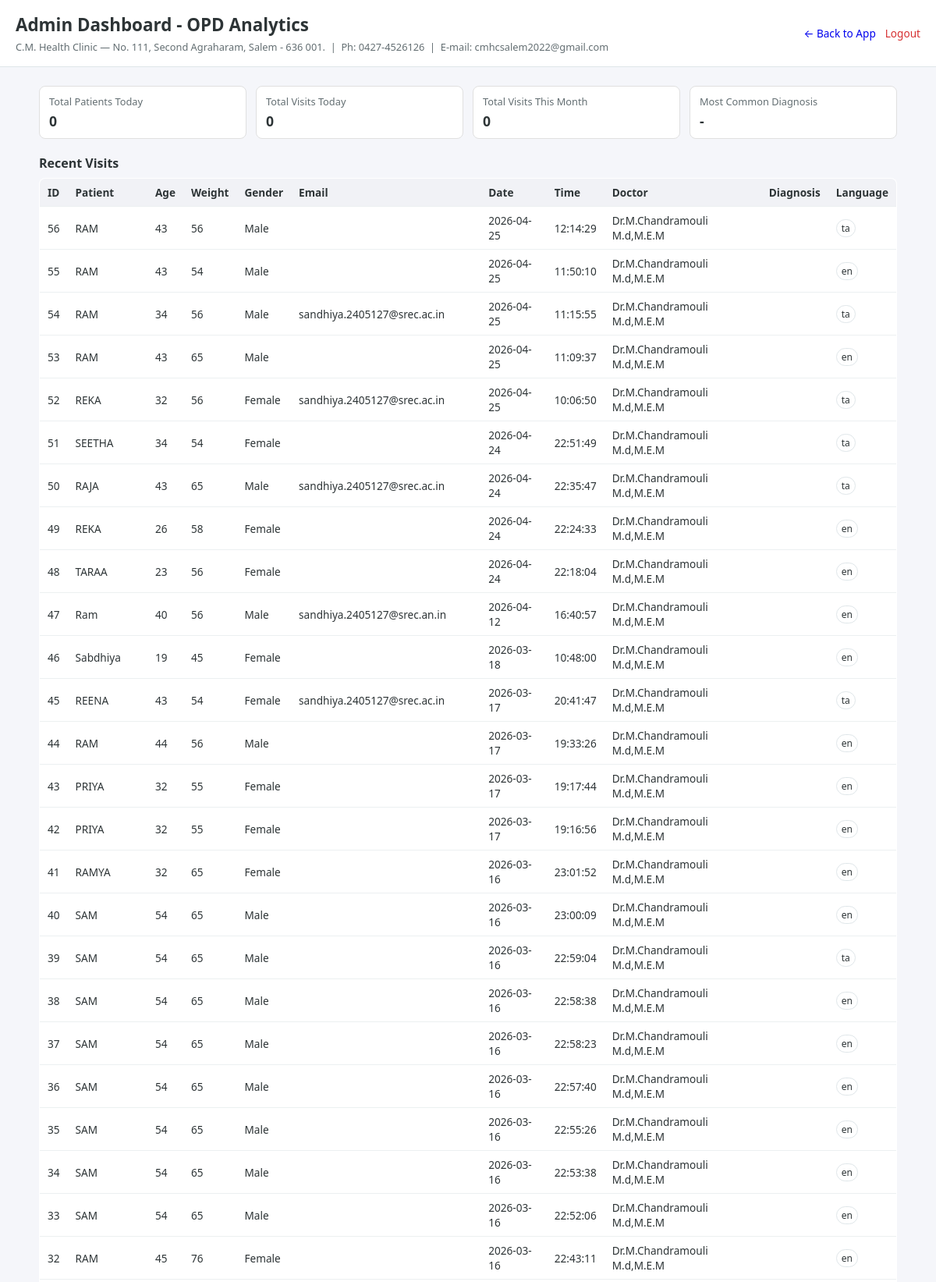
Page /admin (signed in, upper part) on the committed database.
### tables this page shows
CREATE TABLE clinic_info (
            id INTEGER PRIMARY KEY,
            name TEXT,
            address TEXT,
            phone TEXT,
            email TEXT
        );

CREATE TABLE visits (
            id INTEGER PRIMARY KEY AUTOINCREMENT,
            patient_name TEXT,
            age INTEGER,
            gender TEXT,
            contact_email TEXT,
            visit_date TEXT,
            visit_time TEXT,
            doctor_name TEXT,
            department TEXT,
            symptoms TEXT,
            diagnosis TEXT,
            medicines TEXT,
            advice TEXT,
            full_prescription TEXT,
            pdf_path TEXT,
            language_translated TEXT,
            created_at TIMESTAMP DEFAULT CURRENT_TIMESTAMP
        , weight TEXT);

### app.py (the view)
@app.route("/admin")
def admin_dashboard():
    if not session.get("admin_logged_in"):
        return redirect(url_for("admin_login"))
    stats = get_stats()
    visits = get_recent_visits()
    clinic = get_clinic_info()
    medical_terms = get_medical_terms()
    return render_template(
        "admin.html",
        stats=stats,
        visits=visits,
        clinic=clinic,
        medical_terms=medical_terms,
    )

### database.py (called while the page is built, shortened)
def get_connection():
    return sqlite3.connect(DB_PATH)

def get_recent_visits(limit: int = 50):
    conn = get_connection()
    cursor = conn.cursor()
    cursor.execute(
        """
        SELECT
            id,
            patient_name,
            age,
            weight,
            gender,
            contact_email,
            visit_date,
            visit_time,
            doctor_name,
            diagnosis,
            medicines,
            language_translated
        FROM visits
        ORDER BY created_at DESC
        LIMIT ?
        """,
        (limit,),
    )
    rows = cursor.fetchall()
    conn.close()
    columns = [
        "id",
        "patient_name",
        "age",
        "weight",
        "gender",
        "contact_email",
        "visit_date",
        "visit_time",
        "doctor_name",
        "diagnosis",
        "medicines",
        "language_translated",
    ]
    return [dict(zip(columns, r)) for r in rows]

def get_clinic_info():
    conn = get_connection()
    cursor = conn.cursor()
    cursor.execute(
        """
        SELECT name, address, phone, email
        FROM clinic_info
        WHERE id = 1
        """
    )
    row = cursor.fetchone()
    conn.close()
    return {
        "name": row[0],
        "address": row[1],
        "phone": row[2],
        "email": row[3],
    }

def get_medical_terms():
    conn = get_connection()
    cursor = conn.cursor()
    cursor.execute(
        """
        SELECT id, wrong_term, correct_term
        FROM medical_terms
        ORDER BY wrong_term COLLATE NOCASE ASC
        """
    )
    rows = cursor.fetchall()
    conn.close()
    return [
        {
            "id": r[0],
            "wrong_term": r[1],
            "correct_term": r[2],
        }
        for r in rows
    ]

### templates/admin.html (shortened to what this page needs)
<!DOCTYPE html>
<html lang="en">
<head>
</head>
<body>
    <div class="header">
        <div>
            <h1 style="margin:0 0 4px;">Admin Dashboard - OPD Analytics</h1>
            {% if clinic %}
            <div style="font-size:0.8rem;color:#636e72;">
                {{ clinic.name }} &mdash; {{ clinic.address }} &nbsp;|&nbsp;
                Ph: {{ clinic.phone }} &nbsp;|&nbsp;
                E-mail: {{ clinic.email }}
            </div>
            {% endif %}
        </div>
        <div style="display:flex;gap:12px;align-items:center;">
            <a href="/app" style="font-size:0.85rem;text-decoration:none;">&larr; Back to App</a>
            <a href="/admin-logout" style="font-size:0.85rem;text-decoration:none;color:#d63031;">Logout</a>
        </div>
    </div>
    <div class="container">
        <div class="cards">
            <div class="stat-card">
                <div class="stat-label">Total Patients Today</div>
                <div class="stat-value">{{ stats.total_patients_today }}</div>
            </div>
            <div class="stat-card">
                <div class="stat-label">Total Visits Today</div>
                <div class="stat-value">{{ stats.total_visits_today }}</div>
            </div>
            <div class="stat-card">
                <div class="stat-label">Total Visits This Month</div>
                <div class="stat-value">{{ stats.total_visits_this_month }}</div>
            </div>
            <div class="stat-card">
                <div class="stat-label">Most Common Diagnosis</div>
                <div class="stat-value">
                    {% if stats.most_common_diagnosis %}
                    {{ stats.most_common_diagnosis }}
                    {% else %}
                    -
                    {% endif %}
                </div>
            </div>
        </div>
        <h2 style="font-size:1rem;margin:0 0 8px;">Recent Visits</h2>
        <table>
            <thead>
                <tr>
                    <th>ID</th>
                    <th>Patient</th>
                    <th>Age</th>
                    <th>Weight</th>
                    <th>Gender</th>
                    <th>Email</th>
                    <th>Date</th>
                    <th>Time</th>
                    <th>Doctor</th>
                    <th>Diagnosis</th>
                    <th>Language</th>
                </tr>
            </thead>
            <tbody>
                {% for v in visits %}
                <tr>
                    <td>{{ v.id }}</td>
                    <td>{{ v.patient_name }}</td>
                    <td>{{ v.age }}</td>
                    <td>{{ v.weight }}</td>
                    <td>{{ v.gender }}</td>
                    <td>{{ v.contact_email }}</td>
                    <td>{{ v.visit_date }}</td>
                    <td>{{ v.visit_time }}</td>
                    <td>{{ v.doctor_name }}</td>
                    <td>{{ v.diagnosis }}</td>
                    <td>
                        {% if v.language_translated %}
                        <span class="badge">{{ v.language_translated }}</span>
                        {% endif %}
                    </td>
                </tr>
                {% endfor %}
            </tbody>
        </table>
    </div>
</body>
</html>

### templates/admin.html (style rules this page uses)
body { margin: 0; font-family: system-ui, -apple-system, BlinkMacSystemFont, "Segoe UI", sans-serif; background-color: #f5f6fa; color: #2d3436; }
.header { padding: 16px 20px; background-color: #ffffff; border-bottom: 1px solid #dfe6e9; display: flex; align-items: center; justify-content: space-between; }
.header h1 { margin: 0; font-size: 1.4rem; }
.container { max-width: 1100px; margin: 24px auto 40px; padding: 0 16px; }
.cards { display: grid; grid-template-columns: repeat(4, minmax(0, 1fr)); gap: 12px; margin-bottom: 20px; }
.stat-card { background-color: #ffffff; border-radius: 8px; border: 1px solid #e0e0e0; padding: 10px 12px; }
.stat-label { font-size: 0.8rem; color: #636e72; margin-bottom: 4px; }
.stat-value { font-size: 1.1rem; font-weight: 600; }
table { width: 100%; border-collapse: collapse; background-color: #ffffff; border-radius: 8px; overflow: hidden; border: 1px solid #e0e0e0; }
thead { background-color: #f1f2f6; }
th, td { padding: 8px 10px; font-size: 0.85rem; border-bottom: 1px solid #ecf0f1; text-align: left; }
th { font-weight: 600; }
.badge { padding: 2px 6px; border-radius: 999px; border: 1px solid #dfe6e9; font-size: 0.75rem; display: inline-block; }

### rows in the picture
clinic_info: name "C.M. Health Clinic", address "No. 111, Second Agraharam, Salem - 636 001.", phone "0427-4526126", email "cmhcsalem2022@gmail.com"
visits: id "56", patient_name "RAM", age "43", weight "56", gender "Male", visit_date "2026-04-25", visit_time "12:14:29", doctor_name "Dr.M.Chandramouli M.d,M.E.M", language_translated "ta"
visits: id "55", patient_name "RAM", age "43", weight "54", gender "Male", visit_date "2026-04-25", visit_time "11:50:10", doctor_name "Dr.M.Chandramouli M.d,M.E.M", language_translated "en"
visits: id "54", patient_name "RAM", age "34", weight "56", gender "Male", contact_email "sandhiya.2405127@srec.ac.in", visit_date "2026-04-25", visit_time "11:15:55", doctor_name "Dr.M.Chandramouli M.d,M.E.M", language_translated "ta"
visits: id "53", patient_name "RAM", age "43", weight "65", gender "Male", visit_date "2026-04-25", visit_time "11:09:37", doctor_name "Dr.M.Chandramouli M.d,M.E.M", language_translated "en"
visits: id "52", patient_name "REKA", age "32", weight "56", gender "Female", contact_email "sandhiya.2405127@srec.ac.in", visit_date "2026-04-25", visit_time "10:06:50", doctor_name "Dr.M.Chandramouli M.d,M.E.M", language_translated "ta"
visits: id "51", patient_name "SEETHA", age "34", weight "54", gender "Female", visit_date "2026-04-24", visit_time "22:51:49", doctor_name "Dr.M.Chandramouli M.d,M.E.M", language_translated "ta"
visits: id "50", patient_name "RAJA", age "43", weight "65", gender "Male", contact_email "sandhiya.2405127@srec.ac.in", visit_date "2026-04-24", visit_time "22:35:47", doctor_name "Dr.M.Chandramouli M.d,M.E.M", language_translated "ta"
visits: id "49", patient_name "REKA", age "26", weight "58", gender "Female", visit_date "2026-04-24", visit_time "22:24:33", doctor_name "Dr.M.Chandramouli M.d,M.E.M", language_translated "en"
visits: id "48", patient_name "TARAA", age "23", weight "56", gender "Female", visit_date "2026-04-24", visit_time "22:18:04", doctor_name "Dr.M.Chandramouli M.d,M.E.M", language_translated "en"
visits: id "47", patient_name "Ram", age "40", weight "56", gender "Male", contact_email "sandhiya.2405127@srec.an.in", visit_date "2026-04-12", visit_time "16:40:57", doctor_name "Dr.M.Chandramouli M.d,M.E.M", language_translated "en"
visits: id "46", patient_name "Sabdhiya", age "19", weight "45", gender "Female", visit_date "2026-03-18", visit_time "10:48:00", doctor_name "Dr.M.Chandramouli M.d,M.E.M", language_translated "en"
visits: id "45", patient_name "REENA", age "43", weight "54", gender "Female", contact_email "sandhiya.2405127@srec.ac.in", visit_date "2026-03-17", visit_time "20:41:47", doctor_name "Dr.M.Chandramouli M.d,M.E.M", language_translated "ta"
visits: id "44", patient_name "RAM", age "44", weight "56", gender "Male", visit_date "2026-03-17", visit_time "19:33:26", doctor_name "Dr.M.Chandramouli M.d,M.E.M", language_translated "en"
visits: id "43", patient_name "PRIYA", age "32", weight "55", gender "Female", visit_date "2026-03-17", visit_time "19:17:44", doctor_name "Dr.M.Chandramouli M.d,M.E.M", language_translated "en"
visits: id "42", patient_name "PRIYA", age "32", weight "55", gender "Female", visit_date "2026-03-17", visit_time "19:16:56", doctor_name "Dr.M.Chandramouli M.d,M.E.M", language_translated "en"
visits: id "41", patient_name "RAMYA", age "32", weight "65", gender "Female", visit_date "2026-03-16", visit_time "23:01:52", doctor_name "Dr.M.Chandramouli M.d,M.E.M", language_translated "en"
visits: id "40", patient_name "SAM", age "54", weight "65", gender "Male", visit_date "2026-03-16", visit_time "23:00:09", doctor_name "Dr.M.Chandramouli M.d,M.E.M", language_translated "en"
visits: id "39", patient_name "SAM", age "54", weight "65", gender "Male", visit_date "2026-03-16", visit_time "22:59:04", doctor_name "Dr.M.Chandramouli M.d,M.E.M", language_translated "ta"
visits: id "38", patient_name "SAM", age "54", weight "65", gender "Male", visit_date "2026-03-16", visit_time "22:58:38", doctor_name "Dr.M.Chandramouli M.d,M.E.M", language_translated "en"
visits: id "37", patient_name "SAM", age "54", weight "65", gender "Male", visit_date "2026-03-16", visit_time "22:58:23", doctor_name "Dr.M.Chandramouli M.d,M.E.M", language_translated "en"
visits: id "36", patient_name "SAM", age "54", weight "65", gender "Male", visit_date "2026-03-16", visit_time "22:57:40", doctor_name "Dr.M.Chandramouli M.d,M.E.M", language_translated "en"
visits: id "35", patient_name "SAM", age "54", weight "65", gender "Male", visit_date "2026-03-16", visit_time "22:55:26", doctor_name "Dr.M.Chandramouli M.d,M.E.M", language_translated "en"
visits: id "34", patient_name "SAM", age "54", weight "65", gender "Male", visit_date "2026-03-16", visit_time "22:53:38", doctor_name "Dr.M.Chandramouli M.d,M.E.M", language_translated "en"
visits: id "33", patient_name "SAM", age "54", weight "65", gender "Male", visit_date "2026-03-16", visit_time "22:52:06", doctor_name "Dr.M.Chandramouli M.d,M.E.M", language_translated "en"
visits: id "32", patient_name "RAM", age "45", weight "76", gender "Female", visit_date "2026-03-16", visit_time "22:43:11", doctor_name "Dr.M.Chandramouli M.d,M.E.M", language_translated "en"

### other values in the picture
{{ stats.total_patients_today }} "0"
{{ stats.total_visits_today }} "0"
{{ stats.total_visits_this_month }} "0"
